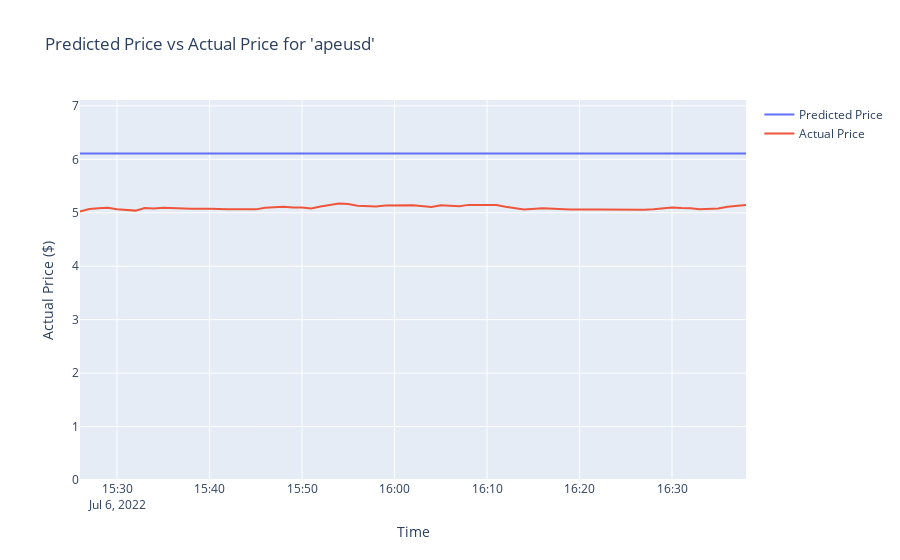

Notebook source saved alongside this figure:
### Code cell
print(len(test_predictions[0]))
print()
def ave_percentage_error(y_true, y_pred):
    return np.mean(np.abs((y_true - y_pred) / y_true)) * 100
#print(ave_percentage_error(price_test_y, forecast_price))

fig = go.Figure(layout_yaxis_range=[0,max(forecast_price+1) ])
pred_line = go.Scatter(x=time_test_y[:len(forecast_price)], y=forecast_price, mode = 'lines', name = 'Predicted Price')
fig.add_trace(pred_line)

fig.add_trace(go.Scatter(x=time_test_y[:len(forecast_price)], y=price_test_x[:len(forecast_price)], mode = 'lines', name = 'Actual Price'))

fig.update_layout(xaxis_title="Time", yaxis_title="Actual Price ($)", title=f"Predicted Price vs Actual Price for '{crypto_name}'")

#fig.write_json('LSTM_figures/'+f"{fig_name}_{crypto_name}_predicted_price_test.json")
fig.show()
